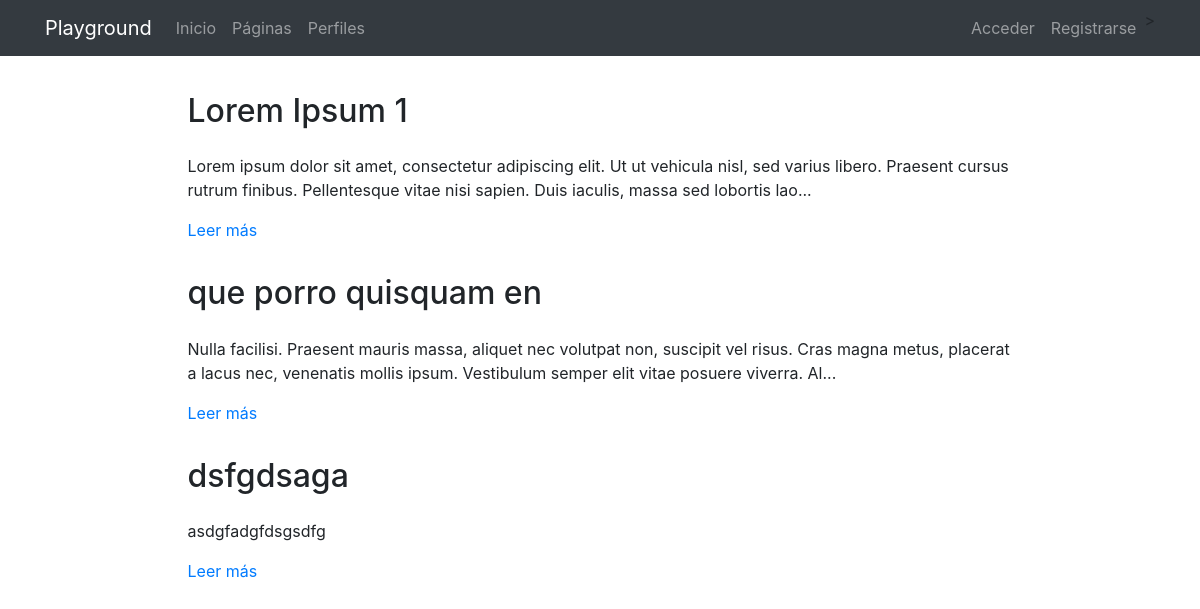
The page /pages/ on the database its author committed.
### pages/models.py (models this page shows, shortened)
class Page(models.Model):
    title = models.CharField(verbose_name="Título", max_length=200)
    content = RichTextField(verbose_name="Contenido")
    order = models.SmallIntegerField(verbose_name="Orden", default=0)
    created = models.DateTimeField(auto_now_add=True, verbose_name="Fecha de creación")
    updated = models.DateTimeField(auto_now=True, verbose_name="Fecha de edición")
    class Meta:
        verbose_name = "página"
        verbose_name_plural = "páginas"
        ordering = ['order', 'title']

### pages/views.py (the view)
# urls.py: path('', PageListView.as_view(), name='pages'),
class PageListView(ListView):
    model = Page

### pages/templates/pages/page_list.html (shortened to what this page needs)
{% extends 'core/base.html' %}
{% load static %}
{% block content %}
{% include 'pages/includes/pages_menu.html' %}
<main role="main">
  <div class="container mb-4">
    {% for page in page_list|dictsort:"id" %}
      <div class="row mt-3">
        <div class="col-md-9 mx-auto">
          <h2 class="mb-4">{{page.title}}</h2>
          <div>
            <p>{{page.content|striptags|safe|truncatechars:"200"}}</p>
            <p><a href="{% url 'pages:page' page.id page.title|slugify %}">Leer más</a>
            </p>
          </div>
        </div>
      </div>
    {% endfor %}
  </div>
</main>
{% endblock %}

### core/static/core/css/main.css (style rules this page uses)
main { padding-top: 20px; }
:root { --jumbotron-padding-y: 3rem; }

### rows shown on the page
Page: title "Lorem Ipsum 1", content "Lorem ipsum dolor sit amet, consectetur adipiscing elit. Ut ut vehicula nisl, sed varius libero. Praesent cursus rutrum finibus. Pellentesque vitae nisi sapien. Duis iaculis, massa sed lobortis lao..."
Page: title "que porro quisquam en", content "Nulla facilisi. Praesent mauris massa, aliquet nec volutpat non, suscipit vel risus. Cras magna metus, placerat a lacus nec, venenatis mollis ipsum. Vestibulum semper elit vitae posuere viverra. Al..."
Page: title "dsfgdsaga", content "asdgfadgfdsgsdfg"
